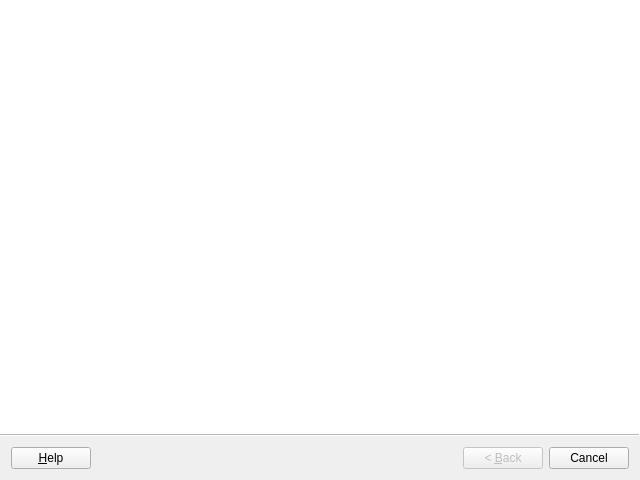
<?xml version="1.0" encoding="UTF-8"?>
<ui version="4.0">
 <class>DataExchangerWizardForm</class>
 <widget class="QWizard" name="DataExchangerWizardForm">
  <property name="geometry">
   <rect>
    <x>0</x>
    <y>0</y>
    <width>640</width>
    <height>480</height>
   </rect>
  </property>
  <property name="windowTitle">
   <string>GeoSpatial Data Exchange</string>
  </property>
  <property name="wizardStyle">
   <enum>QWizard::ModernStyle</enum>
  </property>
  <property name="options">
   <set>QWizard::HaveHelpButton|QWizard::IndependentPages</set>
  </property>
 </widget>
 <resources/>
 <connections/>
</ui>
